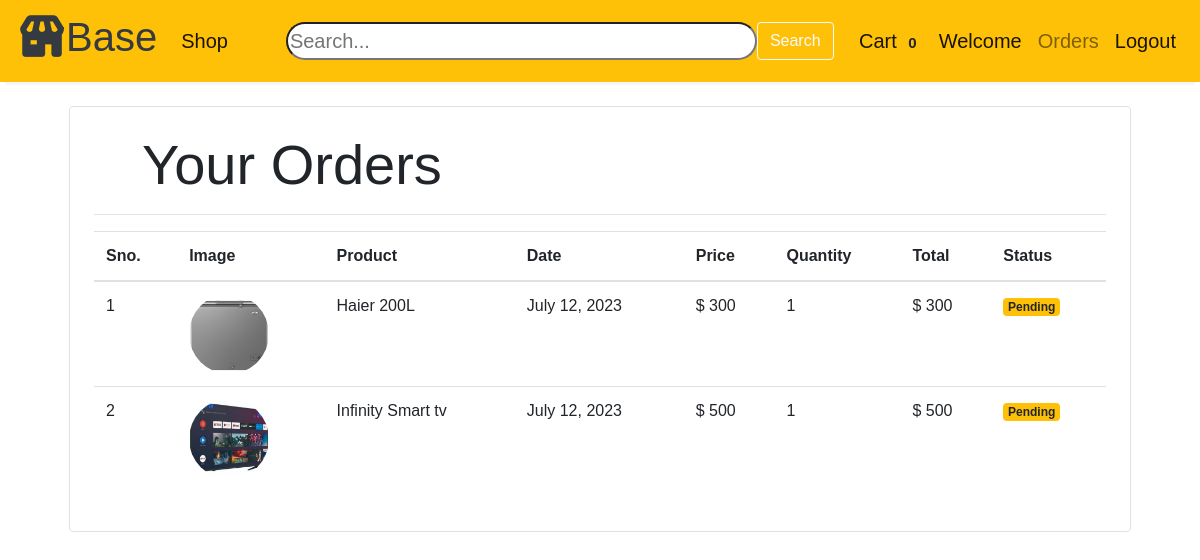
Screenshot of /orders (signed in) with the database file from the repository.
### baseshop/models.py (models this page shows, shortened)
class Order(models.Model):
    product = models.ForeignKey(Product,
                                on_delete=models.CASCADE)
    customer = models.ForeignKey(Customer,
                                 on_delete=models.CASCADE)
    quantity = models.IntegerField(default=12)
    price = models.IntegerField()
    address = models.CharField(max_length=50, default='', blank=True)
    phone = models.CharField(max_length=50, default='', blank=True)
    date = models.DateField(default=datetime.datetime.today)
    status = models.BooleanField(default=False)
    @staticmethod
    def get_orders_by_customer(customer_id):
        return Order.objects.filter(customer=customer_id).order_by('-date')

class Product(models.Model):
    name = models.CharField(max_length=50)
    description = models.CharField(max_length=250, default='', blank=True, null=True)
    category = models.ForeignKey(Categories, on_delete=models.CASCADE)
    price = models.IntegerField(default=0)
    image = models.ImageField()

### baseshop/views.py (the view)
# urls.py: path('orders', OrderView.as_view(), name='order'),
class OrderView(View):
    def get(self, request):
        customer = request.session.get('customer')
        orders = Order.get_orders_by_customer(customer)
        print(orders)
        return render(request, 'orders.html', {'orders': orders})

### baseshop/templatetags/custom_filter.py (called while the page is built)
@register.filter(name='currency')
def currency(number):
    return "$ "+str(number)

@register.filter(name='multiply')
def multiply(number, number1):
    return number * number1

### baseshop/templates/orders.html
{% extends 'base.html' %}
{% block content %}
{% load cart %}
{% load custom_filter %}
<div class="container">
   <div class="border rounded p-4 m-4">
        <p class="display-4 pl-4 ml-4">Your Orders</p>
        <hr>
        <table class="table">
            <thead>
                <tr>
                    <th>Sno.</th>
                    <th>Image</th>
                    <th>Product</th>
                    <th>Date</th>
                    <th>Price</th>
                    <th>Quantity</th>
                    <th>Total</th>
                    <th>Status</th>
                </tr>
            </thead>
            <tbody>
                {% for order in orders %}
                <tr>
                    <td>{{forloop.counter}}</td>
                    <td><img style="height: 80px;" class="rounded-circle" src="{{order.product.image.url}}" alt=""></td>
                    <td>{{order.product.name}}</td>
                    <td>{{order.date}}</td>
                    <td>{{order.price|currency}}</td>
                    <td>{{order.quantity}}</td>
                    <td>{{order.quantity|multiply:order.price|currency}}</td>
                    {% if order.status %}
                    <td><small class="badge badge-success">Completed</small></td>
                    {%else%}
                    <td><small class="badge badge-warning">Pending</small></td>
                    {% endif %}
                </tr>
                {% endfor %}
            </tbody>
        </table>
   </div>
</div>
{% endblock %}

### baseshop/templates/base.html (shortened to what this page needs)
<!doctype html>
<html lang="en">
<head>
  <link rel="stylesheet" href="https://maxcdn.bootstrapcdn.com/bootstrap/4.0.0/css/bootstrap.min.css"
>
<link href="https://unpkg.com/boxicons@2.0.7/css/boxicons.min.css" rel="stylesheet" />
</head>
<body>
<nav class="one-edge-shadow
  navbar navbar-light
  sticky-top navbar
  navbar-expand-lg
  bg-warning
  text-white"
>
    <a class="navbar-brand ms-3 text-dark " href="/" style="display:inline-flex">
    <link rel="stylesheet" href="https://use.fontawesome.com/releases/v5.7.0/css/all.css">
   <i class="bx bxs-store icon fs-4" style="font-size:50px; font-family:Poppins, sans-serif; font-weight:bold;"></i>
    <h1 class="fs-1 text-dark" style="padding-left:-35px">Base</h1>
    </a>
    <div class="collapse navbar-collapse" id="navbarSupportedContent">
       <ul class="navbar-nav mr-auto">
        <li class="nav-item active">
          <a class="nav-link " href="/store">Shop<span class="sr-only">(current)</span></a>
        </li>
          </ul>
     <div class="collapse navbar-collapse" id="navbarTogglerDemo03">
            <form action="/search" method="get" style="display:inline-flex;">
                <input name="q" class="form-control-md me-2" type="text" placeholder="Search..." aria-label="Search" style="width:100%; margin-left:50px; border-radius:50px; padding-right:200px; ">
           <button  class="btn btn-outline-light" style=" margin-left:0; " type="submit">Search</button>
            </form>
   </div>
      <ul class=" navbar-nav my-2 my-lg-0">
        <li class="nav-item active">
          <a class="nav-link" href="/cart">Cart
            <span class="badge badge-warning">{{request.session.cart.keys|length}}</span>
            <span class="sr-only">(current)</span></a>
        </li>
        {% if request.session.customer %}
        <li class="nav-item active ">
          <a class="nav-link" href="/orders">Welcome {{request.customer.id}}<span class="sr-only">(current)</span></a>
        </li>
          <a class="nav-link" href="/orders">Orders<span class="sr-only">(current)</span></a>
        <li class="nav-item active ">
          <a class="nav-link" href="/logout">Logout<span class="sr-only">(current)</span></a>
        </li>
        {% endif %}
      </ul>
    </div>
  </nav>
  {% block content %}{% endblock %}
</body>
</html>

### baseshop/templates/base.html (style rules this page uses)
* { font-family: "Poppins" , sans-serif; }
nav { font-size:20px; }
.one-edge-shadow { box-shadow: 0 8px 2px -5px rgb(246, 245, 245); }

### rows the page displays
Order: product.image (picture), product.name "Haier 200L", date "July 12, 2023", price "$ 300", quantity "1", quantity|multiply "$ 300", status "Pending"
Order: product.image (picture), product.name "Infinity Smart tv", date "July 12, 2023", price "$ 500", quantity "1", quantity|multiply "$ 500", status "Pending"

### other values shown
{{ request.session.cart.keys|length }} "0"
